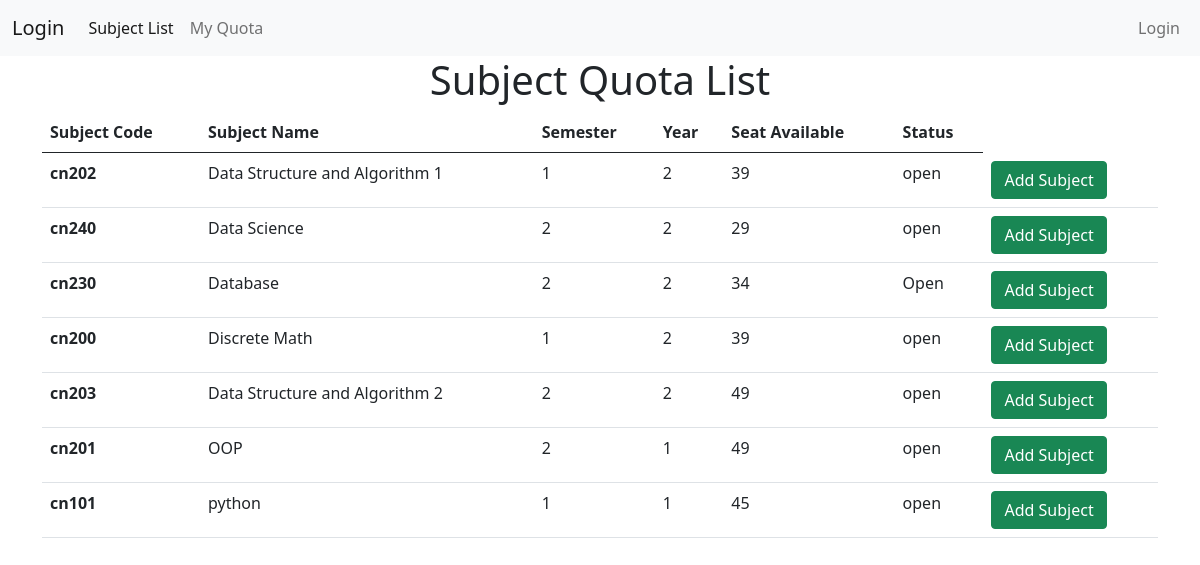
Page /subject_list on the committed database.
### quota/models.py (models this page shows, shortened)
class Subject(models.Model):
    subjectCode = models.CharField(max_length=10)
    subjectName = models.CharField(max_length=50)
    semester = models.IntegerField()
    year = models.IntegerField()
    seatAvailable = models.IntegerField()
    status = models.CharField(max_length=10)

### quota/views.py (the view)
# urls.py: path('subject_list', views.subject_list,name='subject_list'),
def subject_list(request):
    all_subject = Subject.objects.all()
    return render(request, 'subject_list.html', {
        "all_subject": all_subject,
    })

### quota/templates/subject_list.html (shortened to what this page needs)
{% extends "base.html" %}
{% block content %}
    <h1 class="container" style="text-align: center;">Subject Quota List</h1>
    <table class="table">
        <thead>
          <tr>
            <th scope="col">Subject Code</th>
            <th scope="col">Subject Name</th>
            <th scope="col">Semester</th>
            <th scope="col">Year</th>
            <th scope="col">Seat Available</th>
            <th scope="col">Status</th>
          </tr>
        </thead>
        <tbody>
            {% for subject in all_subject %}
            <tr>
                <th scope="row">{{subject.subjectCode}}</th>
                <td>{{subject.subjectName}}</td>
                <td>{{subject.semester}}</td>
                <td>{{subject.year}}</td>
                <td>{{subject.seatAvailable}}</td>
                <td>{{subject.status}}</td>
                <td><a href="/add_subject/{{subject.subjectCode}}" class="btn btn-success">Add Subject</a></td>
            </tr>
            {% endfor %}
        </tbody>
      </table>
{% endblock  %}

### quota/templates/base.html (shortened to what this page needs)
<!DOCTYPE html>
<html lang="en">
<head>
    <link href="https://cdn.jsdelivr.net/npm/bootstrap@5.0.2/dist/css/bootstrap.min.css" rel="stylesheet">
</head>
<body>
  <nav class="navbar navbar-expand-lg navbar-light bg-light">
    <div class="container-fluid">
      <a class="navbar-brand" href="/">Login</a>
      <div class="collapse navbar-collapse" id="navbarNav">
        <ul class="navbar-nav">
          <li class="nav-item">
            <a class="nav-link active" aria-current="page" href="/subject_list">Subject List</a>
          </li>
          <li class="nav-item">
            <a class="nav-link" href="/my_quota">My Quota</a>
          </li>
        </ul>
        <ul class="navbar-nav ms-auto">
          {% if request.user.is_authenticated %}
            <li class="nav-item">
              <span class="nav-link">User : {{ request.user.username }}</span>
            </li>
            <li class="nav-item">
              <a class="nav-link" href="/users/login_user">Logout</a>
            </li>
          {% else %}
            <li class="nav-item">
              <a class="nav-link" href="{% url 'login' %}">Login</a>
            </li>
          {% endif %}
        </ul>
      </div>
    </div>
  </nav>
  <div class="container">
    {% block content %}
    {% endblock content %}
  </div>
</body>
</html>

### rows in the picture
Subject: subjectCode "cn202", subjectName "Data Structure and Algorithm 1", semester "1", year "2", seatAvailable "39", status "open"
Subject: subjectCode "cn240", subjectName "Data Science", semester "2", year "2", seatAvailable "29", status "open"
Subject: subjectCode "cn230", subjectName "Database", semester "2", year "2", seatAvailable "34", status "Open"
Subject: subjectCode "cn200", subjectName "Discrete Math", semester "1", year "2", seatAvailable "39", status "open"
Subject: subjectCode "cn203", subjectName "Data Structure and Algorithm 2", semester "2", year "2", seatAvailable "49", status "open"
Subject: subjectCode "cn201", subjectName "OOP", semester "2", year "1", seatAvailable "49", status "open"
Subject: subjectCode "cn101", subjectName "python", semester "1", year "1", seatAvailable "45", status "open"
